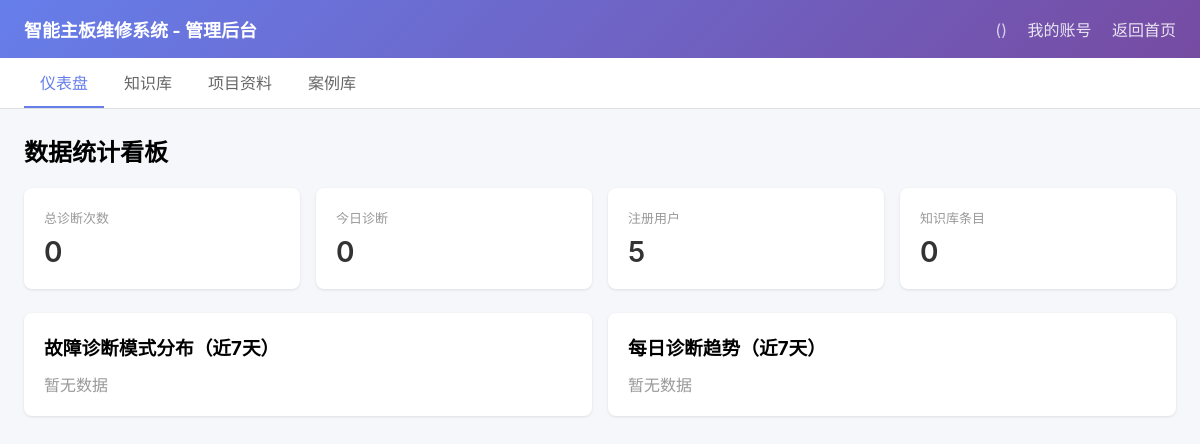
Page /admin/ on the earlier database version.
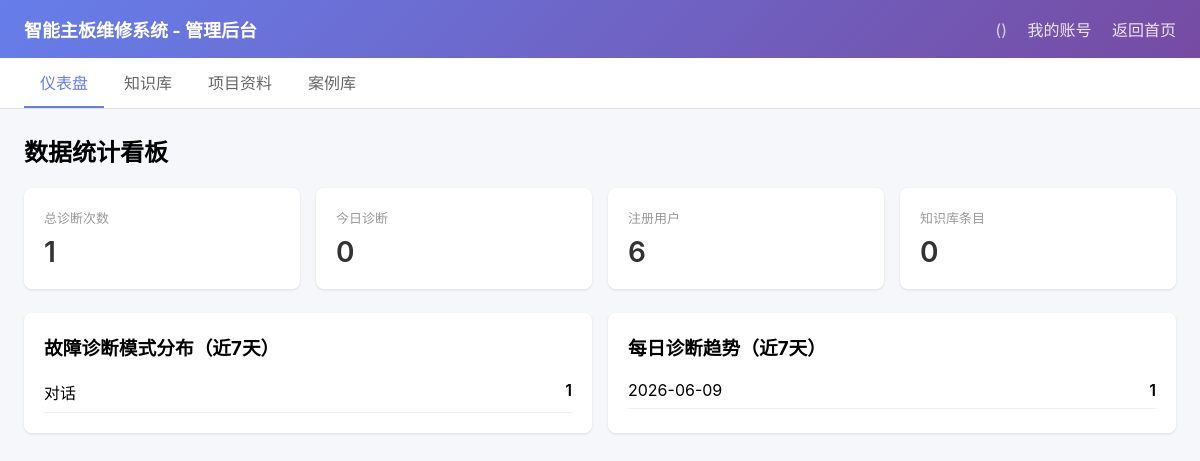
Same page on the later database version.
### app/models/diagnosis.py (models this page shows)
class DiagnosisRecord(Base):
    __tablename__ = "diagnosis_records"
    id = Column(Integer, primary_key=True, index=True)
    user_id = Column(Integer, ForeignKey("users.id"), nullable=False)
    mode = Column(String(50), nullable=False)  # AI / 专业 / 历史
    symptom = Column(Text)
    result_text = Column(Text)
    structured_result = Column(Text)  # JSON 字符串
    ai_model = Column(String(50))
    has_image = Column(Boolean, default=False)
    project_model = Column(String(50))
    created_at = Column(DateTime, default=datetime.utcnow)

### app/routers/admin.py (the view)
@router.get("/", response_class=HTMLResponse)
def admin_dashboard(request: Request, user = Depends(get_optional_user), db: Session = Depends(get_db)):
    total_diagnoses = db.query(DiagnosisRecord).count()
    today = datetime.datetime.utcnow().date()
    today_count = db.query(DiagnosisRecord).filter(
        DiagnosisRecord.created_at >= today
    ).count()
    user_count = db.query(User).count()
    kb_count = db.query(KnowledgeBaseEntry).count()
    week_ago = datetime.datetime.utcnow() - datetime.timedelta(days=7)
    recent = db.query(DiagnosisRecord).filter(
        DiagnosisRecord.created_at >= week_ago
    ).all()
    daily_counts = Counter(r.created_at.date() for r in recent)
    modes = Counter(r.mode for r in recent)
    return templates.TemplateResponse("dashboard.html", {
        "request": request,
        "user": user,
        "total_diagnoses": total_diagnoses,
        "today_count": today_count,
        "user_count": user_count,
        "kb_count": kb_count,
        "daily_counts": dict(daily_counts),
        "modes": dict(modes),
    })

### app/templates/dashboard.html
{% extends "admin_base.html" %}
{% block content %}
<h2 style="margin-bottom:20px">数据统计看板</h2>
<div class="stat-grid">
    <div class="stat-card">
        <div class="label">总诊断次数</div>
        <div class="value">{{ total_diagnoses }}</div>
    </div>
    <div class="stat-card">
        <div class="label">今日诊断</div>
        <div class="value">{{ today_count }}</div>
    </div>
    <div class="stat-card">
        <div class="label">注册用户</div>
        <div class="value">{{ user_count }}</div>
    </div>
    <div class="stat-card">
        <div class="label">知识库条目</div>
        <div class="value">{{ kb_count }}</div>
    </div>
</div>
<div style="display:grid; grid-template-columns: 1fr 1fr; gap: 16px;">
    <div class="table" style="padding:20px">
        <h3 style="margin-bottom:12px">故障诊断模式分布（近7天）</h3>
        {% for mode, count in modes.items() %}
        <div style="display:flex; justify-content:space-between; padding:8px 0; border-bottom:1px solid #f0f0f0">
            <span>{{ mode }}</span>
            <span style="font-weight:600">{{ count }}</span>
        </div>
        {% else %}
        <p style="color:#999">暂无数据</p>
        {% endfor %}
    </div>
    <div class="table" style="padding:20px">
        <h3 style="margin-bottom:12px">每日诊断趋势（近7天）</h3>
        {% for date, count in daily_counts.items() %}
        <div style="display:flex; justify-content:space-between; padding:8px 0; border-bottom:1px solid #f0f0f0">
            <span>{{ date }}</span>
            <span style="font-weight:600">{{ count }}</span>
        </div>
        {% else %}
        <p style="color:#999">暂无数据</p>
        {% endfor %}
    </div>
</div>
{% endblock %}

### app/templates/admin_base.html (shortened to what this page needs)
<!DOCTYPE html>
<html lang="zh-CN">
<head>
</head>
<body>
    <div class="header">
        <h1>智能主板维修系统 - 管理后台</h1>
        <div>
            <span style="opacity:0.7">{{ user.username }} ({{ user.role }})</span>
            <a href="/auth/me">我的账号</a>
            <a href="/">返回首页</a>
        </div>
    </div>
    <div class="nav">
        <a href="/admin/" class="{% if request.url.path == '/admin/' %}active{% endif %}">仪表盘</a>
        <a href="/admin/knowledge" class="{% if 'knowledge' in request.url.path %}active{% endif %}">知识库</a>
        <a href="/admin/projects" class="{% if 'projects' in request.url.path %}active{% endif %}">项目资料</a>
        <a href="/admin/cases" class="{% if 'cases' in request.url.path %}active{% endif %}">案例库</a>
    </div>
    <div class="content">
        {% block content %}{% endblock %}
    </div>
</body>
</html>

### app/templates/admin_base.html (style rules this page uses)
* { margin: 0; padding: 0; box-sizing: border-box; }
body { font-family: -apple-system, BlinkMacSystemFont, "Segoe UI", sans-serif; background: #f5f7fa; }
.header { background: linear-gradient(135deg, #667eea, #764ba2); color: white; padding: 16px 24px; display: flex; justify-content: space-between; align-items: center; }
.header h1 { font-size: 18px; }
.header a { color: white; text-decoration: none; margin-left: 16px; opacity: 0.85; }
.nav { background: white; border-bottom: 1px solid #e0e0e0; padding: 0 24px; display: flex; gap: 4px; }
.nav a { display: block; padding: 12px 16px; text-decoration: none; color: #666; border-bottom: 2px solid transparent; }
.nav a:hover, .nav a.active { color: #667eea; border-bottom-color: #667eea; }
.content { padding: 24px; max-width: 1200px; margin: 0 auto; }
.stat-grid { display: grid; grid-template-columns: repeat(auto-fit, minmax(200px, 1fr)); gap: 16px; margin-bottom: 24px; }
.stat-card { background: white; border-radius: 8px; padding: 20px; box-shadow: 0 1px 3px rgba(0,0,0,0.1); }
.stat-card .label { font-size: 13px; color: #999; margin-bottom: 8px; }
.stat-card .value { font-size: 28px; font-weight: 600; color: #333; }
.table { width: 100%; background: white; border-radius: 8px; overflow: hidden; box-shadow: 0 1px 3px rgba(0,0,0,0.1); }

Differences in the rows shown:
added DiagnosisRecord: mode "对话", id "1"
Other differences:
{{ total_diagnoses }}: "0" → "1"
{{ user_count }}: "5" → "6"
new list line: "2026-06-09 1"
text no longer shown: "暂无数据 暂无数据"
